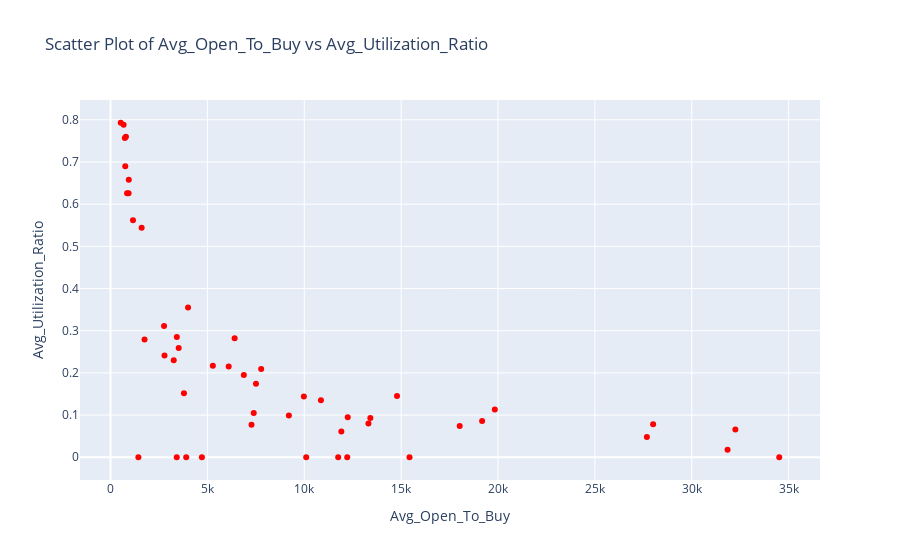

This figure's notebook cell:
### Markdown cell above
### 12)What is the relationship between Total_Trans_Amt and Total_Trans_Ct

### Code cell
import plotly.graph_objects as go


fig = go.Figure()

# Scatter plot
fig.add_trace(go.Scatter(
    x=Bank['Avg_Open_To_Buy'],
    y=Bank['Avg_Utilization_Ratio'],
    mode='markers',
    marker=dict(color='red')
))

# Update layout
fig.update_layout(
    title='Scatter Plot of Avg_Open_To_Buy vs Avg_Utilization_Ratio',
    xaxis=dict(title='Avg_Open_To_Buy'),
    yaxis=dict(title='Avg_Utilization_Ratio'),
)

fig.show()

### Figure 1 — Plotly figure (JSON) as saved in the notebook; plotly's stock layout.template omitted (floating-point values rounded to 4 significant figures)
{"data": [{"marker": {"color": "red"}, "mode": "markers", "type": "scatter", "x": [11914, 7392, 3418, 796, 4716, 2763, 32252, 27685, 19835, 9979, 5281, 7508, 11751, 6881, 1756, 3262, 28005, 12244, 676, 13313, 19179, 1438.0, 3790, 932, 12217, 6099, 13410, 9205, 10100, 3423, 942, 761, 6406, 1160, 10859, 1606, 737, 15433, 2786, 7277, 31848, 4001, 14787, 3906, 7775, 34516, 853, 528, 18023, 3518], "y": [0.061, 0.105, 0, 0.76, 0, 0.311, 0.066, 0.048, 0.113, 0.144, 0.217, 0.174, 0, 0.195, 0.279, 0.23, 0.078, 0.095, 0.788, 0.08, 0.086, 0, 0.152, 0.626, 0, 0.215, 0.093, 0.099, 0, 0.285, 0.658, 0.69, 0.282, 0.562, 0.135, 0.544, 0.757, 0, 0.241, 0.077, 0.018, 0.355, 0.145, 0, 0.209, 0, 0.626, 0.793, 0.074, 0.259]}], "layout": {"title": {"text": "Scatter Plot of Avg_Open_To_Buy vs Avg_Utilization_Ratio"}, "xaxis": {"title": {"text": "Avg_Open_To_Buy"}}, "yaxis": {"title": {"text": "Avg_Utilization_Ratio"}}}}
